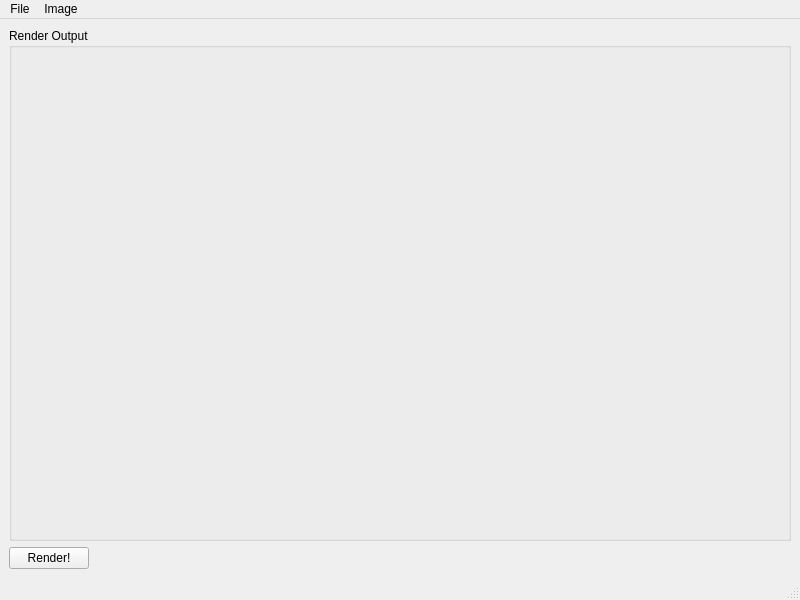
<ui version="4.0" >
 <class>WindowBase</class>
 <widget class="QMainWindow" name="WindowBase" >
  <property name="geometry" >
   <rect>
    <x>0</x>
    <y>0</y>
    <width>800</width>
    <height>600</height>
   </rect>
  </property>
  <property name="windowTitle" >
   <string>Yafaray Graphical Rendering Output</string>
  </property>
  <widget class="QWidget" name="centralwidget" >
   <property name="geometry" >
    <rect>
     <x>0</x>
     <y>22</y>
     <width>800</width>
     <height>556</height>
    </rect>
   </property>
   <layout class="QVBoxLayout" name="verticalLayout" >
    <item>
     <widget class="QGroupBox" name="renderGroup" >
      <property name="sizePolicy" >
       <sizepolicy vsizetype="Expanding" hsizetype="Expanding" >
        <horstretch>0</horstretch>
        <verstretch>0</verstretch>
       </sizepolicy>
      </property>
      <property name="title" >
       <string>Render Output</string>
      </property>
     </widget>
    </item>
    <item>
     <layout class="QHBoxLayout" name="horizontalLayout" >
      <item>
       <widget class="QPushButton" name="renderButton" >
        <property name="text" >
         <string>Render!</string>
        </property>
       </widget>
      </item>
      <item>
       <spacer name="horizontalSpacer" >
        <property name="orientation" >
         <enum>Qt::Horizontal</enum>
        </property>
        <property name="sizeHint" stdset="0" >
         <size>
          <width>40</width>
          <height>20</height>
         </size>
        </property>
       </spacer>
      </item>
     </layout>
    </item>
   </layout>
  </widget>
  <widget class="QMenuBar" name="menubar" >
   <property name="geometry" >
    <rect>
     <x>0</x>
     <y>0</y>
     <width>800</width>
     <height>22</height>
    </rect>
   </property>
   <widget class="QMenu" name="menuFile" >
    <property name="title" >
     <string>File</string>
    </property>
    <addaction name="actionOpen" />
    <addaction name="separator" />
    <addaction name="actionQuit" />
   </widget>
   <widget class="QMenu" name="menuImage" >
    <property name="title" >
     <string>Image</string>
    </property>
    <addaction name="actionSave" />
    <addaction name="actionSave_As" />
   </widget>
   <addaction name="menuFile" />
   <addaction name="menuImage" />
  </widget>
  <widget class="QStatusBar" name="statusbar" >
   <property name="geometry" >
    <rect>
     <x>0</x>
     <y>578</y>
     <width>800</width>
     <height>22</height>
    </rect>
   </property>
  </widget>
  <action name="actionOpen" >
   <property name="text" >
    <string>Open</string>
   </property>
  </action>
  <action name="actionQuit" >
   <property name="text" >
    <string>Quit</string>
   </property>
  </action>
  <action name="actionSave" >
   <property name="text" >
    <string>Save</string>
   </property>
  </action>
  <action name="actionSave_As" >
   <property name="text" >
    <string>Save As</string>
   </property>
  </action>
 </widget>
 <resources/>
 <connections/>
</ui>
